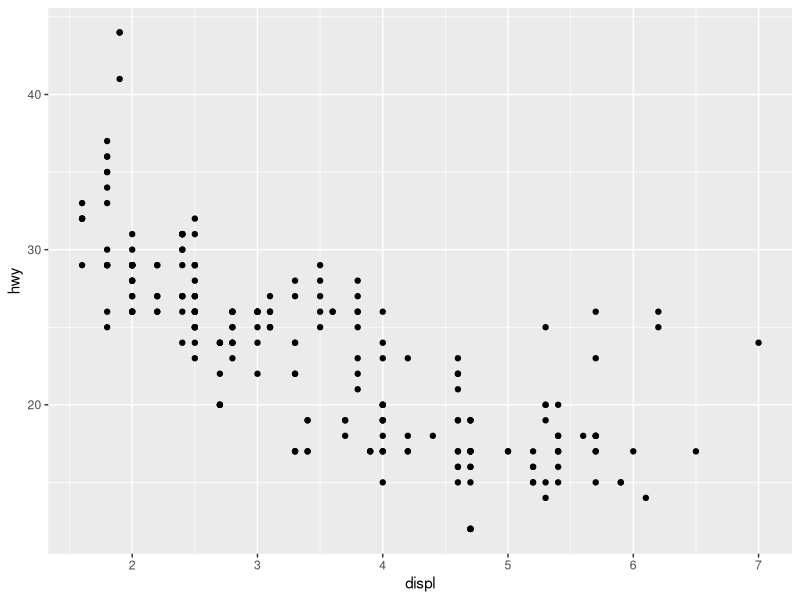
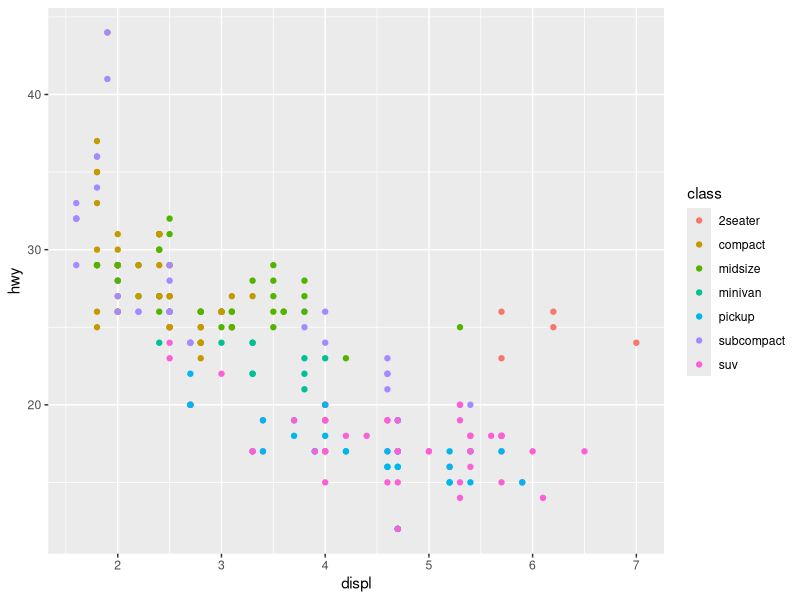
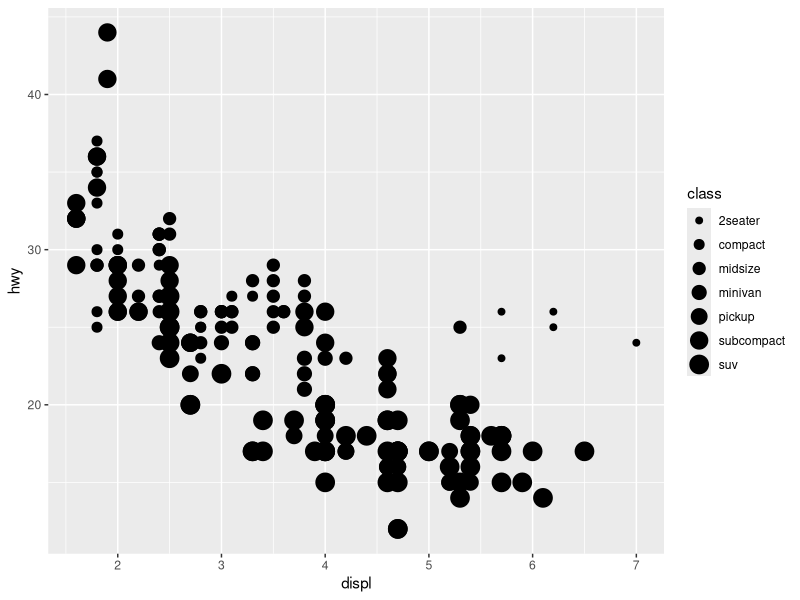
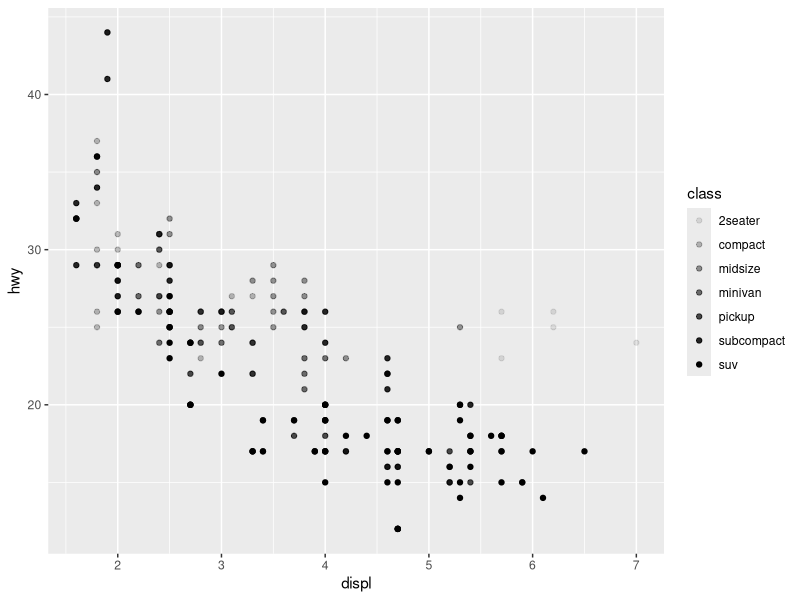
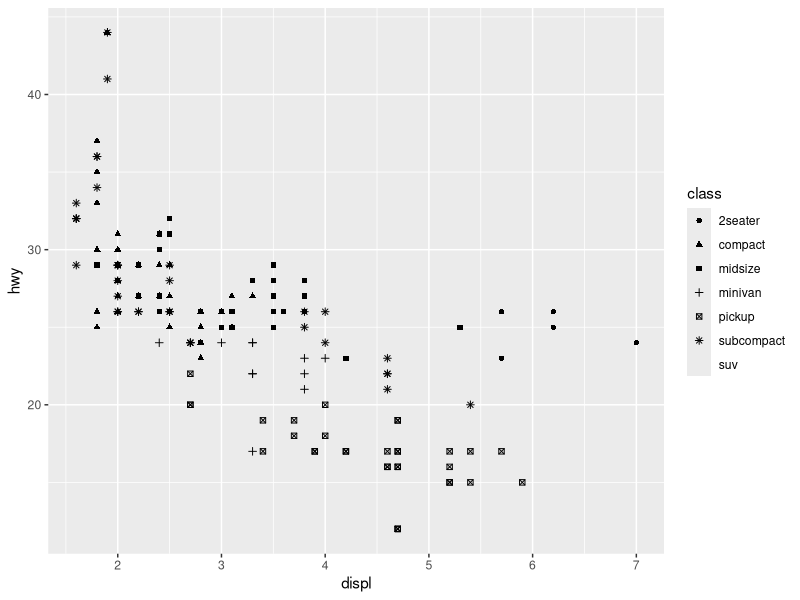
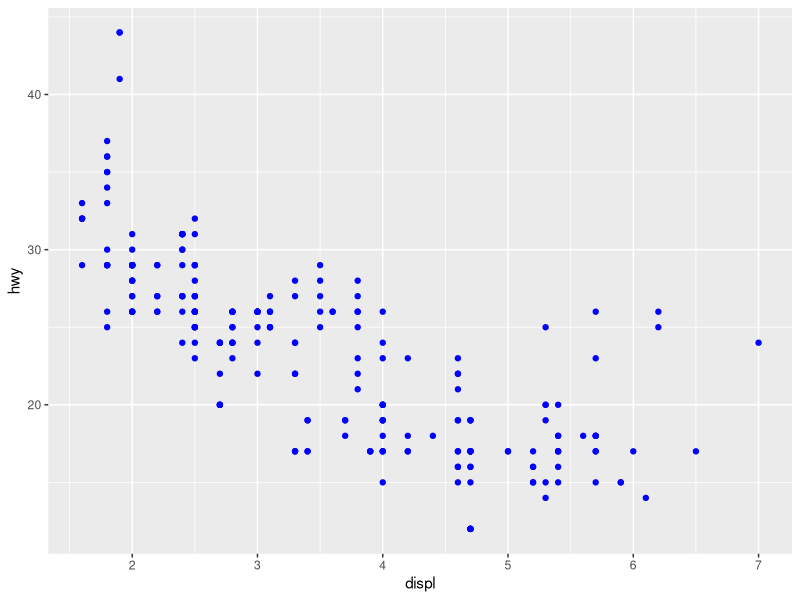
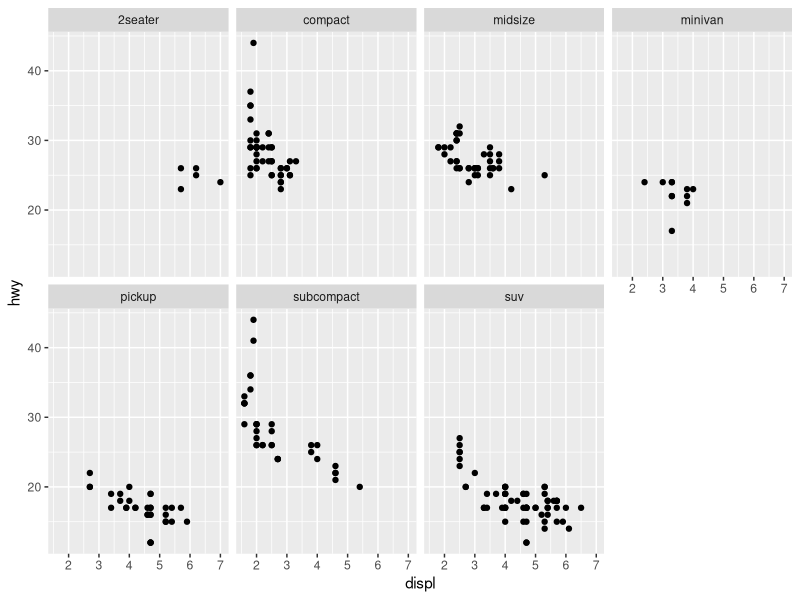
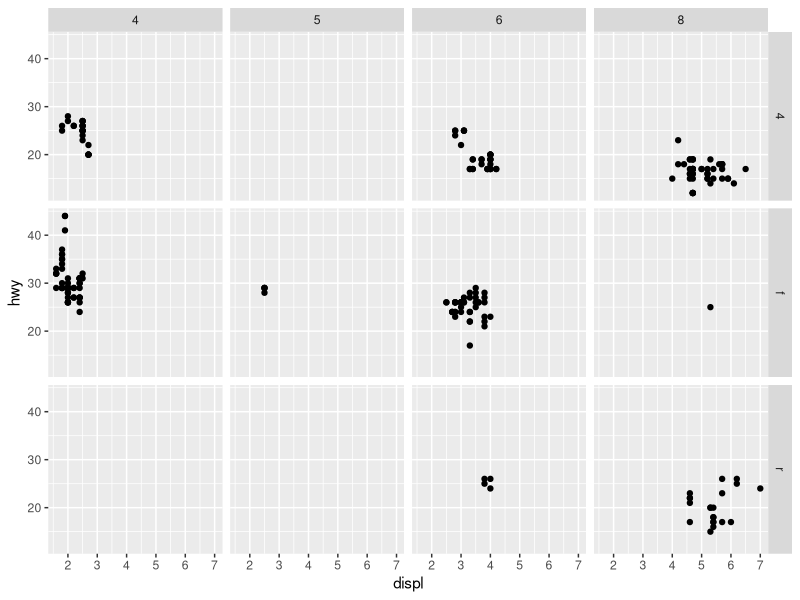

Source code (R) for these figures, in order:
## ---- chunk 1
knitr::opts_chunk$set(echo = TRUE)
library(ggplot2)
library(tidyverse)
## ---- chunk 2
head(mpg)
?mpg
## ---- chunk 3
ggplot(data = mpg) + 
  geom_point(mapping = aes(x = displ, y = hwy))
## ---- chunk 4
ggplot(data=mpg) +
  geom_point(mapping = aes(x = displ, y = hwy, color = class))
## ---- chunk 5
ggplot(data = mpg) + 
  geom_point(mapping = aes(x = displ, y=hwy, size = class))
## ---- chunk 6
ggplot(data = mpg) +
  geom_point(mapping = aes(x=displ, y = hwy, alpha = class))

ggplot(data = mpg) + 
  geom_point(mapping = aes(x = displ, y = hwy, shape = class))
## ---- chunk 7
ggplot(data = mpg) + 
  geom_point(mapping = aes(x = displ, y = hwy), color = 'blue')
## ---- chunk 8
ggplot(data=mpg) +
  geom_point(mapping = aes(x = displ, y = hwy)) + 
  facet_wrap (~class, nrow = 2)
## ---- chunk 9
ggplot(data = mpg) +
  geom_point(mapping = aes(x = displ, y=hwy)) +
  facet_grid(drv ~cyl)
## ---- chunk 10
ggplot(data = mpg) +
  geom_point(mapping = aes(x = displ, y = hwy))

ggplot(data = mpg) + 
  geom_smooth(mapping = aes(x = displ, y = hwy))
## ---- chunk 11
ggplot(data = mpg) + 
  geom_smooth(mapping = aes(x = displ, y = hwy, linetype = drv))

## ---- chunk 12
ggplot(data = mpg) + 
  geom_smooth(mapping = aes(x = displ, y = hwy))

ggplot(data = mpg) + 
  geom_smooth(mapping = aes(x = displ, y = hwy, group = drv))

ggplot(data = mpg) + 
  geom_smooth(mapping = aes(x = displ, y = hwy, color = drv), show.legend = FALSE)
## ---- chunk 13
ggplot(data = mpg) + 
  geom_point(mapping = aes(x = displ, y = hwy)) +
  geom_smooth(mapping = aes(x=displ, y = hwy))
## ---- chunk 14
ggplot(data = mpg, mapping = aes(x = displ, y = hwy)) +
         geom_point() + 
         geom_smooth()
       
## ---- chunk 15
ggplot(data = mpg, mapping = aes(x=displ, y =hwy)) +
  geom_point(mapping = aes(color = class)) + geom_smooth()
## ---- chunk 16
ggplot(data = mpg, mapping = aes(x = displ, y = hwy)) + 
  geom_point(mapping = aes(color = class)) +
  geom_smooth(data = filter(mpg, class == 'subcompact'), se = FALSE)
## ---- chunk 17
ggplot(data = diamonds) + 
  geom_bar( mapping = aes(x = cut))
## ---- chunk 18
ggplot(data = diamonds) + 
  stat_count(mapping = aes(x = cut))
## ---- chunk 19
demo <- tribble(
 ~a, ~b,
 "bar_1", 20,
 "bar_2", 30,
 "bar_3", 40
)
ggplot(data = demo) +
 geom_bar(
 mapping = aes(x = a, y = b), stat = "identity"
 )
## ---- chunk 20
ggplot(data = diamonds) + 
  geom_bar(mapping = aes( x = cut, y = ..prop.., group = 1))
## ---- chunk 21
ggplot(data = diamonds) +
 stat_summary(
 mapping = aes(x = cut, y = depth),
 fun.ymin = min,
 fun.ymax = max,
 fun.y = median
 )
## ---- chunk 22
ggplot(data = diamonds) + 
  geom_bar(mapping = aes(x = cut, color = cut))
ggplot(data = diamonds) +
  geom_bar(mapping = aes(x = cut, fill = cut))
## ---- chunk 23
ggplot(data = diamonds) +
  geom_bar(mapping = aes( x = cut, fill = clarity))
## ---- chunk 24
ggplot(data = diamonds, mapping = aes(x = cut, fill = clarity)) +
  geom_bar(alpha = 1/5, position = "identity")

ggplot(data = diamonds,mapping = aes(x = cut, color = clarity)
       ) + geom_bar(fill = NA, position = "identity")
## ---- chunk 25
ggplot(data = diamonds) + geom_bar(mapping = aes(x = cut, fill = clarity),position = "fill")
## ---- chunk 26
ggplot(data = diamonds) +
 geom_bar(
 mapping = aes(x = cut, fill = clarity),
 position = "dodge"
 )
## ---- chunk 27
ggplot(data = mpg) +
 geom_point(
 mapping = aes(x = displ, y = hwy),
 position = "jitter"
 )
